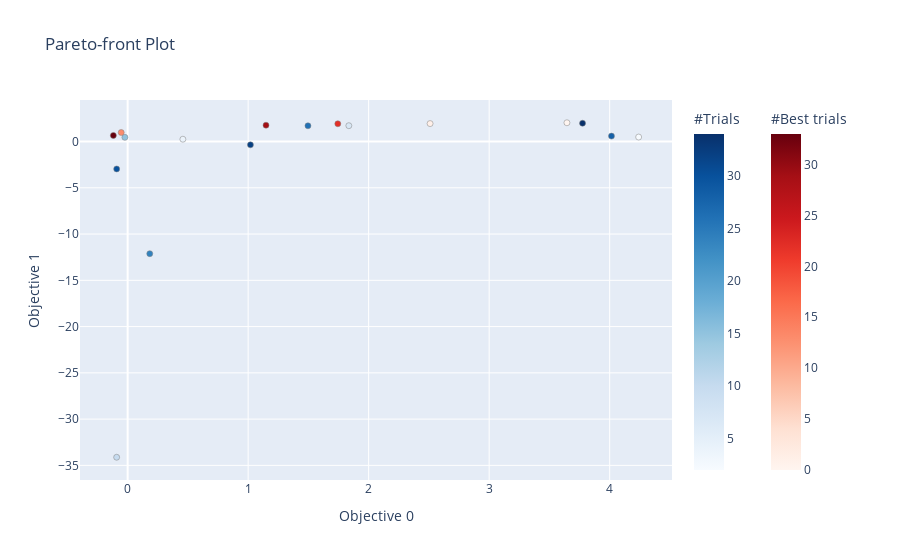

Notebook code for this chart:
### Code cell
plot_pareto_front(study_scipy)

### Figure 1 — Plotly figure (JSON) as saved in the notebook; plotly's stock layout.template omitted (floating-point values rounded to 4 significant figures)
{"data": [{"hovertemplate": "%{text}<extra>Trial</extra>", "marker": {"color": [2, 3, 4, 5, 6, 7, 8, 9, 10, 11, 12, 14, 15, 16, 17, 18, 19, 20, 21, 23, 24, 25, 26, 27, 28, 30, 31, 32, 34], "colorbar": {"title": {"text": "#Trials"}}, "colorscale": [[0, "rgb(247,251,255)"], [0.125, "rgb(222,235,247)"], [0.25, "rgb(198,219,239)"], [0.375, "rgb(158,202,225)"], [0.5, "rgb(107,174,214)"], [0.625, "rgb(66,146,198)"], [0.75, "rgb(33,113,181)"], [0.875, "rgb(8,81,156)"], [1, "rgb(8,48,107)"]], "line": {"color": "Grey", "width": 0.5}}, "mode": "markers", "showlegend": false, "text": ["{<br>  \"number\": 2,<br>  \"values\": [<br>    4.240511565611256,<br>    0.4857383164474706<br>  ],<br>  \"params\": {<br>    \"bw\": 0.038829463891643205,<br>    \"N\": 51754<br>  }<br>}", "{<br>  \"number\": 3,<br>  \"values\": [<br>    4.009949943121511,<br>    -Infinity<br>  ],<br>  \"params\": {<br>    \"bw\": 0.0050888418573061854,<br>    \"N\": 48581<br>  }<br>}", "{<br>  \"number\": 4,<br>  \"values\": [<br>    0.45846137632237927,<br>    0.2514880831406504<br>  ],<br>  \"params\": {<br>    \"bw\": 0.9552498197824746,<br>    \"N\": 755<br>  }<br>}", "{<br>  \"number\": 5,<br>  \"values\": [<br>    1.60308264643202,<br>    -Infinity<br>  ],<br>  \"params\": {<br>    \"bw\": 0.002494214353724978,<br>    \"N\": 2867<br>  }<br>}", "{<br>  \"number\": 6,<br>  \"values\": [<br>    2.600734259877564,<br>    -Infinity<br>  ],<br>  \"params\": {<br>    \"bw\": 0.013833457540670549,<br>    \"N\": 9034<br>  }<br>}", "{<br>  \"number\": 7,<br>  \"values\": [<br>    1.835564899554572,<br>    1.7146914994014433<br>  ],<br>  \"params\": {<br>    \"bw\": 0.29759763252614013,<br>    \"N\": 4269<br>  }<br>}", "{<br>  \"number\": 8,<br>  \"values\": [<br>    1.3676145567622835,<br>    -Infinity<br>  ],<br>  \"params\": {<br>    \"bw\": 0.03712962662245215,<br>    \"N\": 1748<br>  }<br>}", "{<br>  \"number\": 9,<br>  \"values\": [<br>    1.5436155716780269,<br>    -Infinity<br>  ],<br>  \"params\": {<br>    \"bw\": 0.01453626893361647,<br>    \"N\": 2593<br>  }<br>}", "{<br>  \"number\": 10,<br>  \"values\": [<br>    -0.09119768676876441,<br>    -34.1222255043951<br>  ],<br>  \"params\": {<br>    \"bw\": 0.06495899640620764,<br>    \"N\": 131<br>  }<br>}", "{<br>  \"number\": 11,<br>  \"values\": [<br>    1.173990047389293,<br>    -Infinity<br>  ],<br>  \"params\": {<br>    \"bw\": 0.025443291594202957,<br>    \"N\": 1301<br>  }<br>}", "{<br>  \"number\": 12,<br>  \"values\": [<br>    0.9105113882549902,<br>    -Infinity<br>  ],<br>  \"params\": {<br>    \"bw\": 0.030942179074259064,<br>    \"N\": 898<br>  }<br>}", "{<br>  \"number\": 14,<br>  \"values\": [<br>    0.14788862843221579,<br>    -Infinity<br>  ],<br>  \"params\": {<br>    \"bw\": 0.011128457529744194,<br>    \"N\": 386<br>  }<br>}", "{<br>  \"number\": 15,<br>  \"values\": [<br>    -0.022751635657885672,<br>    0.45410766667337243<br>  ],<br>  \"params\": {<br>    \"bw\": 0.7044444247316716,<br>    \"N\": 128<br>  }<br>}", "{<br>  \"number\": 16,<br>  \"values\": [<br>    1.740289982512229,<br>    -Infinity<br>  ],<br>  \"params\": {<br>    \"bw\": 0.018454771001648978,<br>    \"N\": 2551<br>  }<br>}", "{<br>  \"number\": 17,<br>  \"values\": [<br>    0.23784773838848283,<br>    -Infinity<br>  ],<br>  \"params\": {<br>    \"bw\": 0.04693634294534653,<br>    \"N\": 231<br>  }<br>}", "{<br>  \"number\": 18,<br>  \"values\": [<br>    3.5979795114124133,<br>    -Infinity<br>  ],<br>  \"params\": {<br>    \"bw\": 0.009547435929362556,<br>    \"N\": 29362<br>  }<br>}", "{<br>  \"number\": 19,<br>  \"values\": [<br>    0.314890190647677,<br>    -Infinity<br>  ],<br>  \"params\": {<br>    \"bw\": 0.02886964466543443,<br>    \"N\": 549<br>  }<br>}", "{<br>  \"number\": 20,<br>  \"values\": [<br>    3.936677897585946,<br>    -Infinity<br>  ],<br>  \"params\": {<br>    \"bw\": 0.01393175171810339,<br>    \"N\": 40470<br>  }<br>}", "{<br>  \"number\": 21,<br>  \"values\": [<br>    0.8319752329923529,<br>    -Infinity<br>  ],<br>  \"params\": {<br>    \"bw\": 0.02197528685293495,<br>    \"N\": 869<br>  }<br>}", "{<br>  \"number\": 23,<br>  \"values\": [<br>    3.4675432283882155,<br>    -Infinity<br>  ],<br>  \"params\": {<br>    \"bw\": 0.02296996755785582,<br>    \"N\": 23576<br>  }<br>}", "{<br>  \"number\": 24,<br>  \"values\": [<br>    0.18348337862863068,<br>    -12.11870474460891<br>  ],<br>  \"params\": {<br>    \"bw\": 0.09818914490695484,<br>    \"N\": 168<br>  }<br>}", "{<br>  \"number\": 25,<br>  \"values\": [<br>    1.4522561249082695,<br>    -Infinity<br>  ],<br>  \"params\": {<br>    \"bw\": 0.04770767721400898,<br>    \"N\": 1565<br>  }<br>}", "{<br>  \"number\": 26,<br>  \"values\": [<br>    1.4962558308652245,<br>    1.7021737658375766<br>  ],<br>  \"params\": {<br>    \"bw\": 0.15581412923854798,<br>    \"N\": 2190<br>  }<br>}", "{<br>  \"number\": 27,<br>  \"values\": [<br>    2.1069573166076085,<br>    -Infinity<br>  ],<br>  \"params\": {<br>    \"bw\": 0.0012128795787040992,<br>    \"N\": 4483<br>  }<br>}", "{<br>  \"number\": 28,<br>  \"values\": [<br>    4.014925442788127,<br>    0.5875885482714646<br>  ],<br>  \"params\": {<br>    \"bw\": 0.843722487118541,<br>    \"N\": 49195<br>  }<br>}", "{<br>  \"number\": 30,<br>  \"values\": [<br>    -0.09089561505642889,<br>    -2.9615177143698204<br>  ],<br>  \"params\": {<br>    \"bw\": 0.1339536930401333,<br>    \"N\": 143<br>  }<br>}", "{<br>  \"number\": 31,<br>  \"values\": [<br>    1.9645255246824918,<br>    -Infinity<br>  ],<br>  \"params\": {<br>    \"bw\": 0.00426987945807375,<br>    \"N\": 4062<br>  }<br>}", "{<br>  \"number\": 32,<br>  \"values\": [<br>    1.0188967188307172,<br>    -0.3567585675690405<br>  ],<br>  \"params\": {<br>    \"bw\": 0.1080013078852623,<br>    \"N\": 1394<br>  }<br>}", "{<br>  \"number\": 34,<br>  \"values\": [<br>    3.7748949134749927,<br>    1.9799400386553827<br>  ],<br>  \"params\": {<br>    \"bw\": 0.07074930880885263,<br>    \"N\": 27268<br>  }<br>}"], "type": "scatter", "x": [4.241, 4.01, 0.4585, 1.603, 2.601, 1.836, 1.368, 1.544, -0.0912, 1.174, 0.9105, 0.1479, -0.02275, 1.74, 0.2378, 3.598, 0.3149, 3.937, 0.832, 3.468, 0.1835, 1.452, 1.496, 2.107, 4.015, -0.0909, 1.965, 1.019, 3.775], "y": [0.4857, null, 0.2515, null, null, 1.715, null, null, -34.12, null, null, null, 0.4541, null, null, null, null, null, null, null, -12.12, null, 1.702, null, 0.5876, -2.962, null, -0.3568, 1.98]}, {"hovertemplate": "%{text}<extra>Best Trial</extra>", "marker": {"color": [0, 1, 13, 22, 29, 33], "colorbar": {"title": {"text": "#Best trials"}, "x": 1.1, "xpad": 40}, "colorscale": [[0, "rgb(255,245,240)"], [0.125, "rgb(254,224,210)"], [0.25, "rgb(252,187,161)"], [0.375, "rgb(252,146,114)"], [0.5, "rgb(251,106,74)"], [0.625, "rgb(239,59,44)"], [0.75, "rgb(203,24,29)"], [0.875, "rgb(165,15,21)"], [1, "rgb(103,0,13)"]], "line": {"color": "Grey", "width": 0.5}}, "mode": "markers", "showlegend": false, "text": ["{<br>  \"number\": 0,<br>  \"values\": [<br>    3.645391476975243,<br>    2.032055347080118<br>  ],<br>  \"params\": {<br>    \"bw\": 0.23263096449789317,<br>    \"N\": 33320<br>  }<br>}", "{<br>  \"number\": 1,<br>  \"values\": [<br>    2.509758125568119,<br>    1.9420735285642134<br>  ],<br>  \"params\": {<br>    \"bw\": 0.23437995210097634,<br>    \"N\": 9277<br>  }<br>}", "{<br>  \"number\": 13,<br>  \"values\": [<br>    -0.05336403387092592,<br>    0.9790422136075938<br>  ],<br>  \"params\": {<br>    \"bw\": 0.36325957922641655,<br>    \"N\": 200<br>  }<br>}", "{<br>  \"number\": 22,<br>  \"values\": [<br>    1.7440943360060135,<br>    1.9220853417290331<br>  ],<br>  \"params\": {<br>    \"bw\": 0.15936366259604473,<br>    \"N\": 3208<br>  }<br>}", "{<br>  \"number\": 29,<br>  \"values\": [<br>    1.148120622800542,<br>    1.7663302000063452<br>  ],<br>  \"params\": {<br>    \"bw\": 0.2303978871355342,<br>    \"N\": 1661<br>  }<br>}", "{<br>  \"number\": 33,<br>  \"values\": [<br>    -0.11856854923600167,<br>    0.6593153296496922<br>  ],<br>  \"params\": {<br>    \"bw\": 0.5909295679940049,<br>    \"N\": 127<br>  }<br>}"], "type": "scatter", "x": [3.645, 2.51, -0.05336, 1.744, 1.148, -0.1186], "y": [2.032, 1.942, 0.979, 1.922, 1.766, 0.6593]}], "layout": {"title": {"text": "Pareto-front Plot"}, "xaxis": {"title": {"text": "Objective 0"}}, "yaxis": {"title": {"text": "Objective 1"}}}}
